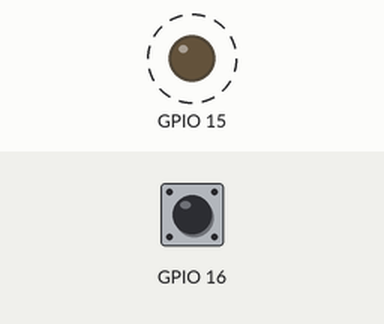
This program was run on a simulated ESP32-S3. On the bench: output pins drawn as LEDs (lit = HIGH). Dashed ring = blinking. Inputs (shaded band) come from the test bench; at power-on: GPIO 16 HIGH. What the program prints to the serial monitor is not drawn.

Above: at 1.5 s.
Timing chart, 0 to 5.6 s (numbered marks = the images above):
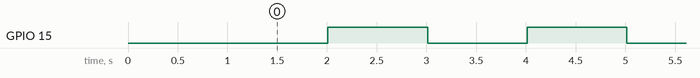

The program:

main.cpp
```cpp
#include <Arduino.h>

// Convenience abstraction for running code after some time has elapsed
class Timer {
private:
  unsigned long delayMs;
  unsigned long startMs;

public:
  Timer(unsigned long delayMs) {
    this->delayMs = delayMs;
    restart();
  }

  Timer() { Timer(0); }

  bool isReady() { return (millis() - startMs) >= delayMs; }

  void restart() { startMs = millis(); }
};

// Convenience abstraction to measure time duration between start() and end()
class DelayMeasure {
private:
  unsigned long measureStartMicros, measureEndMicros;

  DelayMeasure(unsigned long startMs) { this->measureStartMicros = startMs; }

  DelayMeasure() {
    this->measureStartMicros = 0;
    this->measureEndMicros = 0;
  }

public:
  static DelayMeasure start() { return DelayMeasure(micros()); }

  static DelayMeasure empty() { return DelayMeasure(0); }

  bool isComplete() { return measureStartMicros != 0 && measureEndMicros != 0; }
  bool isEmpty() { return measureStartMicros == 0 && measureEndMicros == 0; }

  void end() {
    if (!isEmpty()) {
      this->measureEndMicros = micros();
    }
  }

  unsigned long getMeasure() { return measureEndMicros - measureStartMicros; }
};

// Handles signal coming from GPIO to relay
class RelayInput {
private:
  static uint8_t PIN;

  static bool state;

public:
  static void init(uint8_t pin, unsigned long newSwitchDelayMs) {
    PIN = pin;
    state = false;

    pinMode(PIN, OUTPUT);
    digitalWrite(PIN, LOW);
  }

  static bool getState() { return state; }

  static void doSwitch(bool newState) {
    state = newState;

    if (state) {
      digitalWrite(PIN, HIGH); // On true we're activating relay
    } else {
      digitalWrite(PIN, LOW); // On false we're disabling relay
    }
  }
};

uint8_t RelayInput::PIN;
bool RelayInput::state;

// Handles signal coming from relay to GPIO
class RelayOutput {
private:
  static uint8_t PIN;
  volatile static bool relayOn; // Changed in ISP

public:
  static void init(uint8_t pin) {
    PIN = pin;
    relayOn = false;

    pinMode(PIN, INPUT_PULLUP);
  }

  static uint8_t getPin() { return PIN; }

  static void interruptHandler() {
    if (digitalRead(PIN) == HIGH) {
      relayOn = false; // HIGH -> relay is closed
    } else {
      relayOn = true; // LOW -> relay is open
    }
  }

  static bool getRelayOn() { return relayOn; }
};

uint8_t RelayOutput::PIN;
volatile bool RelayOutput::relayOn;

void setup() {
  Serial.begin(115200);
  delay(1000);

  Serial.println();
  Serial.println("ESP32 Relay Exercise");

  RelayInput::init(15, 1000); // We will activate relay from GPIO 15 (via BC547)

  RelayOutput::init(16); // Relay Output GPIO and Debounce MS

  attachInterrupt(RelayOutput::getPin(), RelayOutput::interruptHandler, CHANGE);
}

void loop() {
  static Timer relayInputTimer = Timer(1000); // Create restartable timer
  static bool isRelayOn = RelayOutput::getRelayOn();

  static DelayMeasure measure = DelayMeasure::empty();

  static unsigned long relayTimeMax, relayTimeMin;

  // NOTE: Assuming that initially `isRelayOn != RelayOutput::getRelayOn()`
  //       And becomes `isRelayOn == RelayOutput::getRelayOn()` on
  //       next loop() iterations
  if (!measure.isComplete() && isRelayOn == RelayOutput::getRelayOn()) {
    Serial.print("\n      ... measurement complete, ");
    measure.end();

    Serial.printf(
        "\n        Relay switch time: %lu(micros)\n",
        measure.getMeasure());
  }

  if (relayInputTimer.isReady()) {
    Serial.println();
    // Serial.println("{TIMER} Toggle relay input");
    Serial.print("Timer -> Toggle Relay, ");
    bool newRelayState = !RelayInput::getState();
    Serial.printf("\n  ...set relay to %d, ", newRelayState ? 1 : 0);
    isRelayOn = newRelayState;
    RelayInput::doSwitch(newRelayState);

    measure = DelayMeasure::start();
    Serial.print("\n    ...start measure output delay, ");

    relayInputTimer.restart();
  }
}
```

Measured:
- by itself, GPIO 15: alternates HIGH for 1.0 s and LOW for 1.0 s
